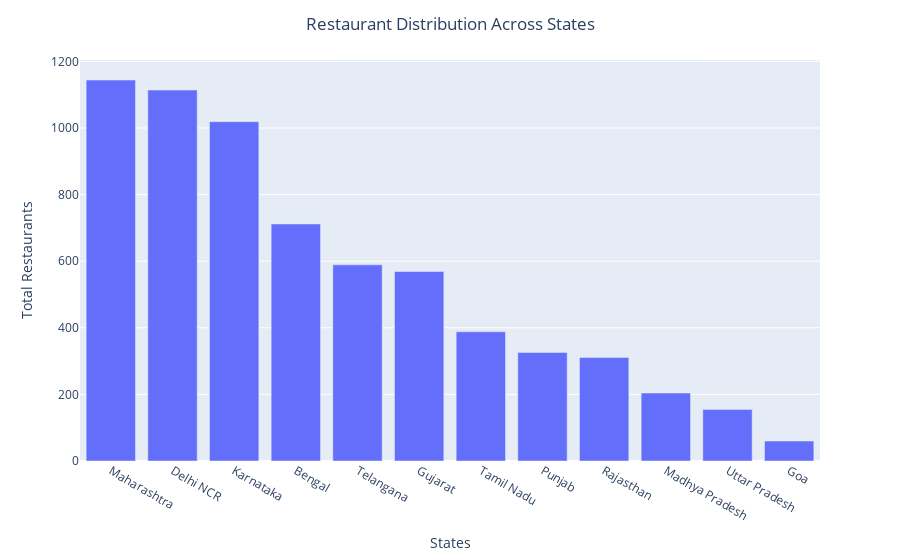

Source (notebook cell):
### Code cell
fig = px.bar(x = rest_states.index, y = rest_states)
fig.update_layout(xaxis_title = 'States', yaxis_title = 'Total Restaurants', 
                  title_text = 'Restaurant Distribution Across States', 
                  title_x = 0.5)
fig.show()

### Figure 1 — Plotly figure (JSON) as saved in the notebook; plotly's stock layout.template omitted (floating-point values rounded to 4 significant figures)
{"data": [{"alignmentgroup": "True", "hovertemplate": "x=%{x}<br>y=%{y}<extra></extra>", "legendgroup": "", "marker": {"color": "#636efa", "pattern": {"shape": ""}}, "name": "", "offsetgroup": "", "orientation": "v", "showlegend": false, "textposition": "auto", "type": "bar", "x": ["Maharashtra", "Delhi NCR", "Karnataka", "Bengal", "Telangana", "Gujarat", "Tamil Nadu", "Punjab", "Rajasthan", "Madhya Pradesh", "Uttar Pradesh", "Goa"], "xaxis": "x", "y": [1144, 1114, 1019, 712, 589, 569, 388, 326, 311, 204, 155, 60], "yaxis": "y"}], "layout": {"barmode": "relative", "legend": {"tracegroupgap": 0}, "margin": {"t": 60}, "title": {"text": "Restaurant Distribution Across States", "x": 0.5}, "xaxis": {"anchor": "y", "domain": [0, 1], "title": {"text": "States"}}, "yaxis": {"anchor": "x", "domain": [0, 1], "title": {"text": "Total Restaurants"}}}}
